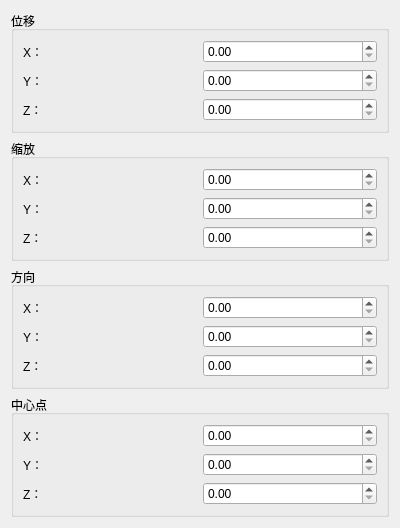
<?xml version="1.0" encoding="UTF-8"?>
<ui version="4.0">
 <class>FCPostProcessingTransformPage</class>
 <widget class="QWidget" name="FCPostProcessingTransformPage">
  <property name="geometry">
   <rect>
    <x>0</x>
    <y>0</y>
    <width>400</width>
    <height>400</height>
   </rect>
  </property>
  <property name="windowTitle">
   <string>坐标变换</string>
  </property>
  <layout class="QVBoxLayout" name="verticalLayout_Transform">
      <item>
       <widget class="QGroupBox" name="groupBoxTranslation">
        <property name="title">
         <string>位移</string>
        </property>
        <layout class="QGridLayout" name="gridLayout_Translation">
         <item row="0" column="0">
          <widget class="QLabel" name="labelTranslationX">
           <property name="text">
            <string>X：</string>
           </property>
          </widget>
         </item>
         <item row="0" column="1">
          <widget class="QDoubleSpinBox" name="doubleSpinBoxTranslationX"/>
         </item>
         <item row="1" column="0">
          <widget class="QLabel" name="labelTranslationY">
           <property name="text">
            <string>Y：</string>
           </property>
          </widget>
         </item>
         <item row="1" column="1">
          <widget class="QDoubleSpinBox" name="doubleSpinBoxTranslationY"/>
         </item>
         <item row="2" column="0">
          <widget class="QLabel" name="labelTranslationZ">
           <property name="text">
            <string>Z：</string>
           </property>
          </widget>
         </item>
         <item row="2" column="1">
          <widget class="QDoubleSpinBox" name="doubleSpinBoxTranslationZ"/>
         </item>
        </layout>
       </widget>
      </item>
      <item>
       <widget class="QGroupBox" name="groupBoxScale">
        <property name="title">
         <string>缩放</string>
        </property>
        <layout class="QGridLayout" name="gridLayout_Scale">
         <item row="0" column="0">
          <widget class="QLabel" name="labelScaleX">
           <property name="text">
            <string>X：</string>
           </property>
          </widget>
         </item>
         <item row="0" column="1">
          <widget class="QDoubleSpinBox" name="doubleSpinBoxScaleX"/>
         </item>
         <item row="1" column="0">
          <widget class="QLabel" name="labelScaleY">
           <property name="text">
            <string>Y：</string>
           </property>
          </widget>
         </item>
         <item row="1" column="1">
          <widget class="QDoubleSpinBox" name="doubleSpinBoxScaleY"/>
         </item>
         <item row="2" column="0">
          <widget class="QLabel" name="labelScaleZ">
           <property name="text">
            <string>Z：</string>
           </property>
          </widget>
         </item>
         <item row="2" column="1">
          <widget class="QDoubleSpinBox" name="doubleSpinBoxScaleZ"/>
         </item>
        </layout>
       </widget>
      </item>
      <item>
       <widget class="QGroupBox" name="groupBoxOrientation">
        <property name="title">
         <string>方向</string>
        </property>
        <layout class="QGridLayout" name="gridLayout_Orientation">
         <item row="0" column="0">
          <widget class="QLabel" name="labelOrientationX">
           <property name="text">
            <string>X：</string>
           </property>
          </widget>
         </item>
         <item row="0" column="1">
          <widget class="QDoubleSpinBox" name="doubleSpinBoxOrientationX"/>
         </item>
         <item row="1" column="0">
          <widget class="QLabel" name="labelOrientationY">
           <property name="text">
            <string>Y：</string>
           </property>
          </widget>
         </item>
         <item row="1" column="1">
          <widget class="QDoubleSpinBox" name="doubleSpinBoxOrientationY"/>
         </item>
         <item row="2" column="0">
          <widget class="QLabel" name="labelOrientationZ">
           <property name="text">
            <string>Z：</string>
           </property>
          </widget>
         </item>
         <item row="2" column="1">
          <widget class="QDoubleSpinBox" name="doubleSpinBoxOrientationZ"/>
         </item>
        </layout>
       </widget>
      </item>
      <item>
       <widget class="QGroupBox" name="groupBoxCenterPoint">
        <property name="title">
         <string>中心点</string>
        </property>
        <layout class="QGridLayout" name="gridLayout_CenterPoint">
         <item row="0" column="0">
          <widget class="QLabel" name="labelCenterPointX">
           <property name="text">
            <string>X：</string>
           </property>
          </widget>
         </item>
         <item row="0" column="1">
          <widget class="QDoubleSpinBox" name="doubleSpinBoxCenterPointX"/>
         </item>
         <item row="1" column="0">
          <widget class="QLabel" name="labelCenterPointY">
           <property name="text">
            <string>Y：</string>
           </property>
          </widget>
         </item>
         <item row="1" column="1">
          <widget class="QDoubleSpinBox" name="doubleSpinBoxCenterPointY"/>
         </item>
         <item row="2" column="0">
          <widget class="QLabel" name="labelCenterPointZ">
           <property name="text">
            <string>Z：</string>
           </property>
          </widget>
         </item>
         <item row="2" column="1">
          <widget class="QDoubleSpinBox" name="doubleSpinBoxCenterPointZ"/>
         </item>
        </layout>
       </widget>
      </item>
      <item>
       <spacer name="verticalSpacer_Transform">
        <property name="orientation">
         <enum>Qt::Vertical</enum>
        </property>
        <property name="sizeHint" stdset="0">
         <size>
          <width>20</width>
          <height>40</height>
         </size>
        </property>
       </spacer>
      </item>
     </layout>
 </widget>
 <resources/>
 <connections/>
</ui>
